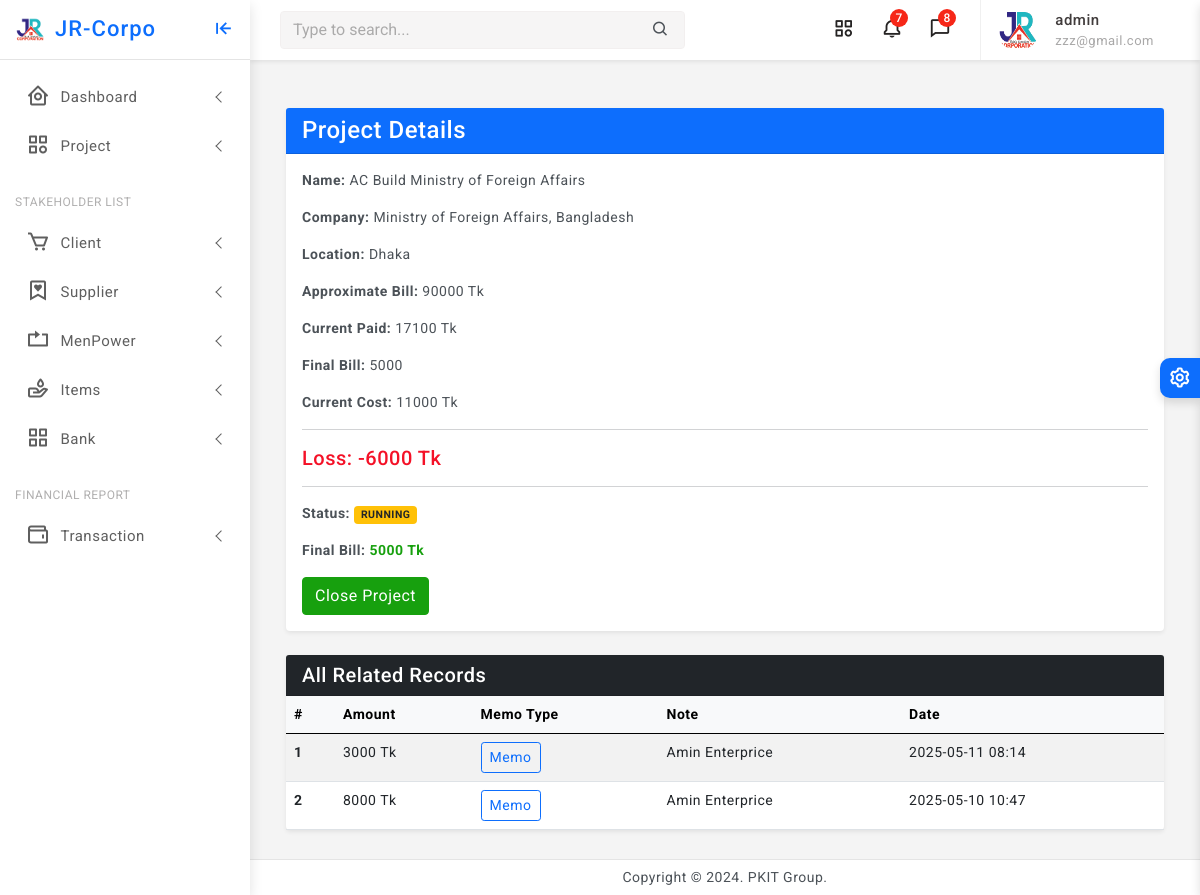
The app's page /project/3/records/ (signed in), older data.
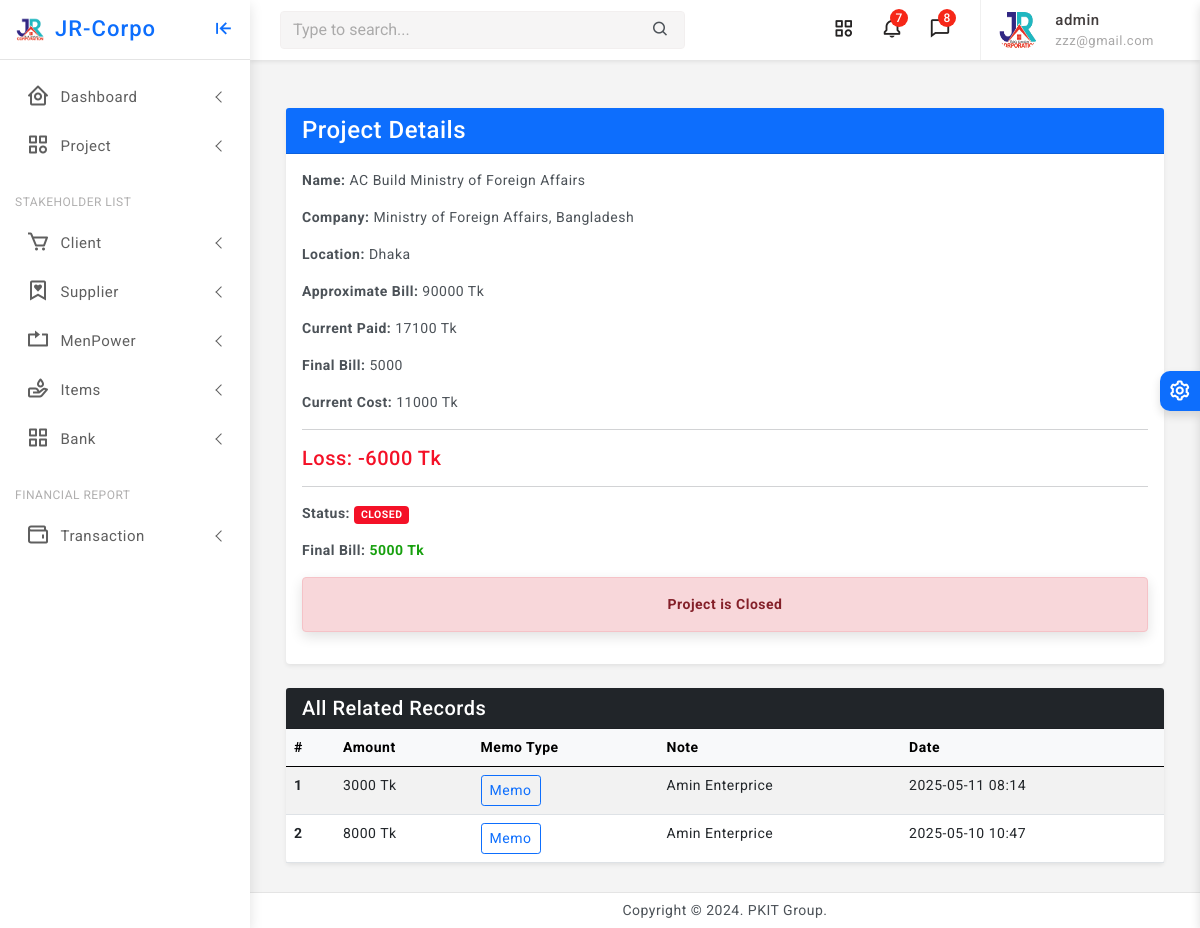
The same page, newer data.
### core/models.py (models this page shows, shortened)
class Project(models.Model):
    STATUS_CHOICES = [
        ('RUNNING', 'Running'),
        ('TRIAL', 'Trial Period'),
        ('CLOSED', 'Closed'),
        ('OTHER', 'Other'),
    ]
    company = models.ForeignKey(Company, on_delete=models.CASCADE, related_name='projects')
    name = models.CharField(max_length=255)
    location = models.CharField(max_length=255)
    approximate_bill = models.PositiveIntegerField(default=0)
    current_cost = models.PositiveIntegerField(default=0, null=True, blank=True)
    final_bill = models.PositiveIntegerField(default=0, null=True, blank=True)
    current_paid = models.PositiveIntegerField(default=0, null=True, blank=True)
    created_at = models.DateTimeField(auto_now_add=True)
    updated_at = models.DateTimeField(auto_now=True)
    status = models.CharField(max_length=10, null=True, blank=True, choices=STATUS_CHOICES, default='RUNNING')
    @property
    def profit_or_loss(self):
        if self.final_bill is not None and self.current_cost is not None:
            return self.final_bill - self.current_cost
        return 0

class Organization(models.Model):
    name = models.CharField(max_length=255, unique=True)
    location = models.CharField(max_length=255)
    phone = models.CharField(max_length=20)
    logo = models.ImageField(upload_to='media/logos/', blank=True, null=True)
    created_at = models.DateTimeField(auto_now_add=True)
    updated_at = models.DateTimeField(auto_now=True)
    class Meta:
        abstract = True

class Company(Organization):
    pass

### core/views.py (the view)
# urls.py: path('project/<int:project_id>/records/', views.project_record_detail, name='project_record_detail'),
@staff_required
def project_record_detail(request, project_id):
    project = get_object_or_404(Project, id=project_id)
    records = Record.objects.filter(project=project).order_by('-created_at')
    return render(request, 'project/project_record_detail.html', {
        'project': project,
        'records': records,
    })

### core/views.py (called while the page is built)
def staff_required(view_func):
    return user_passes_test(lambda u: u.is_authenticated and u.is_staff)(view_func)

### core/templates/project/project_record_detail.html (shortened to what the changed rows need)
{% extends 'partials/base0.html' %}
{% load static %}
{% block content %}
<div class="container my-4">
    <div class="card shadow-sm mb-4">
        <div class="card-body">
            <p><strong>Name:</strong> {{ project.name }}</p>
            <p><strong>Company:</strong> {{ project.company.name }}</p>
            <p><strong>Location:</strong> {{ project.location }}</p>
            <p><strong>Approximate Bill:</strong> {{ project.approximate_bill|default:"0" }} Tk</p>
            <p><strong>Current Paid:</strong> {{ project.current_paid|default:"0" }} Tk</p>
            <p><strong>Final Bill:</strong> {{ project.final_bill|default:"-" }}</p>
            <p><strong>Current Cost:</strong> {{ project.current_cost|default:"0" }} Tk</p>
            <hr>
            <h5 class="{% if project.profit_or_loss < 0 %}text-danger{% else %}text-success{% endif %}">
                {% if project.profit_or_loss < 0 %}
                    Loss: {{ project.profit_or_loss }} Tk
                {% else %}
                    Profit: {{ project.profit_or_loss }} Tk
                {% endif %}
            </h5>
            <hr>
            <p><strong>Status:</strong>
                <span class="badge
                    {% if project.status == 'CLOSED' %}
                        bg-danger
                    {% elif project.status == 'RUNNING' %}
                        bg-warning text-dark
                    {% elif project.status == 'TRIAL' %}
                        bg-info text-dark
                    {% else %}
                        bg-secondary
                    {% endif %}
                ">
                    {{ project.status|capfirst }}
                </span>
            </p>
            {% if not project.final_bill %}
                <form method="post" action="{% url 'make_final_bill' project.pk %}" class="d-flex align-items-center gap-2 mt-2">
                    {% csrf_token %}
                    <input type="number" name="final_bill" step="0.01" placeholder="Enter Final Bill" class="form-control form-control-sm" required style="width: 200px;">
                    <button type="submit" class="btn btn-sm btn-success">Make Final Bill</button>
                </form>
            {% else %}
                <p><strong>Final Bill:</strong>
                    <span class="text-success fw-bold">{{ project.final_bill }} Tk</span>
                </p>
            {% endif %}
            {% if project.status != 'CLOSED' %}
                <form method="post" action="{% url 'close_project' project.pk %}" class="mt-3">
                    <button type="submit" class="btn btn-success">Close Project</button>
                </form>
            {% else %}
                <div class="alert alert-danger text-center fw-bold mt-3">
                    Project is Closed
                </div>
            {% endif %}
        </div>
    </div>
    <div class="card shadow-sm">
        <div class="card-body p-0">
            <table class="table table-striped table-hover mb-0">
                <thead class="table-light">
                    <tr>
                        <th scope="col">#</th>
                        <th scope="col">Amount</th>
                        <th scope="col">Memo Type</th>
                        <th scope="col">Note</th>
                        <th scope="col">Date</th>
                    </tr>
                </thead>
                <tbody>
                    {% for record in records %}
                        <tr>
                            <th scope="row">{{ forloop.counter }}</th>
                        </tr>
                    {% empty %}
                        <tr>
                            <td colspan="5" class="text-center text-muted">No records found for this project.</td>
                        </tr>
                    {% endfor %}
                </tbody>
            </table>
        </div>
    </div>
</div>
{% endblock %}

### templates/partials/base0.html (shortened to what the changed rows need)
<!doctype html>
<html lang="en">
{% load static %}
<head>
	<link href="{% static 'assets/plugins/vectormap/jquery-jvectormap-2.0.2.css' %}" rel="stylesheet"/>
	<link href="{% static 'assets/plugins/simplebar/css/simplebar.css' %}" rel="stylesheet" />
	<link href="{% static 'assets/plugins/perfect-scrollbar/css/perfect-scrollbar.css' %}" rel="stylesheet" />
	<link href="{% static 'assets/plugins/metismenu/css/metisMenu.min.css' %}" rel="stylesheet" />
	<link href="{% static 'assets/css/pace.min.css' %}" rel="stylesheet" />
	<link href="{% static 'assets/css/bootstrap.min.css' %}" rel="stylesheet">
	<link href="{% static 'assets/css/app.css' %}" rel="stylesheet">
	<link href="{% static 'assets/css/icons.css' %}" rel="stylesheet">
	<link rel="stylesheet" href="{% static 'assets/css/dark-theme.css' %}" />
	<link rel="stylesheet" href="{% static 'assets/css/semi-dark.css' %}" />
	<link rel="stylesheet" href="{% static 'assets/css/header-colors.css' %}" />
		<link rel="stylesheet" href="https://use.fontawesome.com/releases/v5.15.2/css/all.css"
>
</head>
<body>
	<div class="wrapper">
		<div class="sidebar-wrapper" data-simplebar="true">
			<div class="sidebar-header">
				<div>
				</div>
				<div>
				</div>
				<div class="toggle-icon ms-auto"><i class='bx bx-arrow-to-left'></i>
				</div>
			</div>
			<ul class="metismenu" id="menu">
				<li>
				</li>
				<li>
				</li>
				<li class="menu-label">Stakeholder List</li>
				<li>
				</li>
				<li>
				</li>
				<li>
				</li>
				<li>
				</li>
				<li>
				</li>
				<li class="menu-label">Financial Report</li>
				<li>
				</li>
			</ul>
		</div>
	<header>
			<div class="topbar d-flex align-items-center">
			</div>
	</header>
		<div class="page-wrapper">
			<div class="page-content">
				{% block content %}
				{% endblock %}
			</div>
		</div>
		<footer class="page-footer">
			<p class="mb-0">Copyright © 2024. PKIT Group.</p>
		</footer>
	</div>
</body>
</html>

Row changes from the older to the newer data that the page shows:
changed Project "AC Build Ministry of Foreign Affairs": status "RUNNING" → "CLOSED"
Text that changed along with them:
text no longer shown: "Close Project"
text now shown: "Project is Closed"
